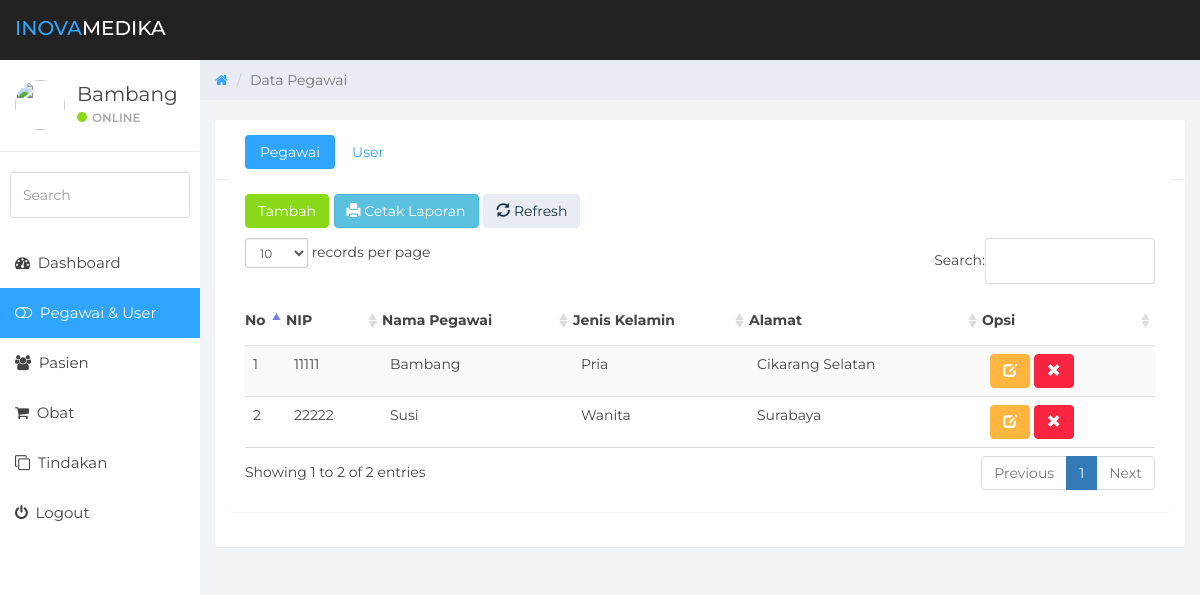
The page /users/admin/pegawai/index.php (signed in) on the database its author committed.
### tables this page shows
CREATE TABLE IF NOT EXISTS `user` (
  `id` int(11) NOT NULL,
  `nip` int(20) NOT NULL,
  `password` varchar(30) NOT NULL,
  `level` enum('Admin','Operator') NOT NULL
);

CREATE TABLE IF NOT EXISTS `pegawai` (
  `id_krywn` int(11) NOT NULL,
  `nip` int(20) NOT NULL,
  `nama_krywn` varchar(50) NOT NULL,
  `gender_krywn` enum('Pria','Wanita') NOT NULL,
  `alamat_krywn` text NOT NULL
);

### users/admin/pegawai/index.php (the view, shortened to what this page needs)
<?php
$id = $_SESSION['admin'];
include'../../../config.php';
?>
<!DOCTYPE html>
<html>
<head>
<link href="../../../css/bootstrap.min.css" rel="stylesheet">
<link href="../../../css/datepicker3.css" rel="stylesheet">
<link href="../../../css/bootstrap-table.css" rel="stylesheet">
<link href="../../../aset/datatables/dataTables.bootstrap.css" rel="stylesheet">
<link href="../../../css/font-awesome.min.css" rel="stylesheet">
<link href="../../../css/styles.css" rel="stylesheet">
</head>
<body>
	<nav class="navbar navbar-custom navbar-fixed-top" role="navigation">
		<div class="container-fluid">
			<div class="navbar-header">
				<a class="navbar-brand" href="#"><span>Inova</span>Medika</a>
			</div>
		</div>
	</nav>
	<div id="sidebar-collapse" class="col-sm-3 col-lg-2 sidebar">
		<div class="profile-sidebar">
			<div class="profile-userpic">
				<img src="" class="img-responsive" alt="">
			</div>
<?php
$sql = $conn -> query("SELECT nama_krywn, nip FROM user JOIN pegawai USING(nip) WHERE nip = '$id'");
$nip = $sql -> fetch_array();
?>
			<div class="profile-usertitle">
				<div class="profile-usertitle-name"><?php echo $nip[0]; ?> </div>
				<div class="profile-usertitle-status"><span class="indicator label-success"></span>Online</div>
			</div>
		</div>
		<form role="search">
			<div class="form-group">
				<input type="text" class="form-control" placeholder="Search">
			</div>
		</form>
		<ul class="nav menu">
			<li><a href="../index.php"><em class="fa fa-dashboard">&nbsp;</em> Dashboard</a></li>
			<li class="active"><a href="index.php"><em class="fa fa-toggle-off">&nbsp;</em> Pegawai & User</a></li>
			<li><a href="../pasien/"><em class="fa fa-users">&nbsp;</em> Pasien</a></li>
			<li><a href="../obat/"><em class="fa fa-shopping-cart">&nbsp;</em> Obat</a></li>
			<li><a href="../tindakan/"><em class="fa fa-clone">&nbsp;</em> Tindakan</a></li>
			<li><a href="../../logout.php" onclick="return confirm('Yakin?')"><em class="fa fa-power-off">&nbsp;</em> Logout</a></li>
		</ul>
	</div>
	<div class="col-sm-9 col-sm-offset-3 col-lg-10 col-lg-offset-2 main">
		<div class="row">
			<ol class="breadcrumb">
				<li><a href="#">
					<em class="fa fa-home"></em>
				</a></li>
				<li class="active">Data Pegawai</li>
			</ol>
		</div>
		<div class="row">
			<div class="col-lg-12">
			</div>
		</div>
		<div class="row">
			<div class="col-lg-12">
				<div class="col-md-12">
					<div class="panel panel-default">
						<div class="panel-body tabs">
							<ul class="nav nav-pills">
								<li class="active"><a href="#pilltab1" data-toggle="tab">Pegawai</a></li>
								<li><a href="#pilltab2" data-toggle="tab">User</a></li>
							</ul>
							<div class="tab-content">
								<div class="tab-pane fade in active" id="pilltab1">
									<h4>
										<a id="pesan_sedia" class="btn btn-success" href="#" data-toggle="modal" data-target="#modalpesan2">Tambah</a>
                         				<a class="btn btn-info" href="#">
                           				 <span class="glyphicon glyphicon-print"></span> Cetak Laporan
                         				</a>
                         				<a class="btn btn-default" href="index.php"><span class="glyphicon glyphicon-refresh"></span> Refresh
                         				</a>
                     				</h4>
					<table id="lookup" class="table table-striped" data-toggle="table" data-select-item-name="toolbar1">
                        <thead>
                            <tr>
                                <th>No</th>
						        <th>NIP</th>
						        <th>Nama Pegawai</th>
						        <th>Jenis Kelamin</th>
						        <th>Alamat</th>
                                <th>Opsi</th>
                            </tr>
                        </thead>
                        <tbody>
                               <?php
                                $no = 1;
                                $sql = $conn -> query("SELECT * FROM pegawai ORDER BY nama_krywn");
                                while($data = $sql -> fetch_array()){ ?>
                            <tr>
                                <td> <?php echo $no++; ?> </td>
                                <td> <?php echo $data[1]; ?> </td>
                                <td> <?php echo $data[2]; ?> </td>
                                <td> <?php echo $data[3]; ?> </td>
                                <td> <?php echo $data[4]; ?> </td>
                                <td>
                                     <a class="btn btn-warning" href="index.php?id=<?php echo $data[0]; ?>"><span class="glyphicon glyphicon-edit"></span></a>
                                     <a class="btn btn-danger" href="pegawai_h.php?id=<?php echo $data[0]; ?>"><span class="glyphicon glyphicon-remove" onclick="return confirm('Hapus?')"></span></a>
                                </td>
                            </tr>
                            <?php } ?>
                        </tbody>
                    </table>
							</div>
						</div>
					</div>
				</div>
			</div>
			</div>
		</div>
	</div>
</body>
</html>

### rows shown on the page
user: pegawai.nama_krywn "Bambang"
pegawai: nip "11111", nama_krywn "Bambang", gender_krywn "Pria", alamat_krywn "Cikarang Selatan"
pegawai: nip "22222", nama_krywn "Susi", gender_krywn "Wanita", alamat_krywn "Surabaya"
